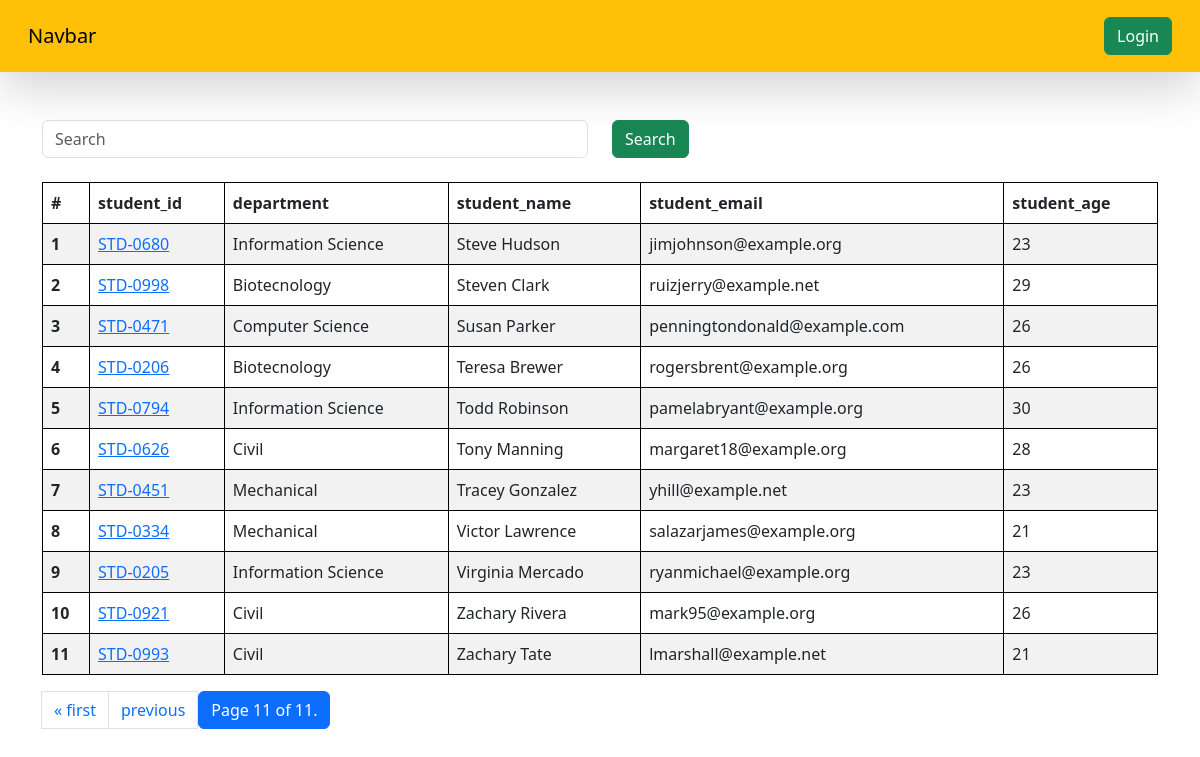
/students/?page=11, run on the app's committed database.
### vege/models.py (models this page shows, shortened)
class Student(models.Model):
    department = models.ForeignKey(Department ,related_name="depart",on_delete=models.CASCADE)
    student_id = models.OneToOneField(StudentID,related_name="studentid",on_delete=models.CASCADE)
    student_name = models.CharField(max_length=100)
    student_email = models.EmailField(unique=True)
    student_age =models.IntegerField(default=18)
    student_address = models.TextField()
    class Meta:
        ordering = ['student_name']
        verbose_name = 'student'

class StudentID(models.Model):
    student_id = models.CharField(max_length=100)
    def __str__(self) -> str:
        return self.student_id

class Department(models.Model):
    department = models.CharField(max_length=100)
    class Meta:
        ordering = ['department']

### vege/views.py (the view, shortened to what this page needs)
# urls.py: path('students/',get_students,name='get_students'),
def get_students(request):
    queryset = Student.objects.all()
    ranks = Student.objects.annotate(marks= Sum('studentmarks__marks')).order_by('-marks','-student_age')
    for rank in ranks:
        print(rank.marks)
    paginator = Paginator(queryset, 12)  # Show 25 contacts per page.
    page_number = request.GET.get("page",1)
    page_obj = paginator.get_page(page_number)
    print(page_obj)
    return render(request,'report/students.html',{'queryset':page_obj})

### vege/templates/report/students.html (shortened to what this page needs)
{% extends "base.html" %}
{% block content %}
<div class="container mt-5">
    <form class="mb-4">
      <div class="row">
        <div class="col-md-6">
          <input name="search" placeholder="Search" class="form-control">
        </div>
        <div class="col-md-6">
          <button class="btn btn-success">Search</button>
        </div>
      </div>
    </form>
    <table class="table table-striped">
        <thead>
          <tr>
            <th scope="col">#</th>
            <th scope="col">student_id</th>
            <th scope="col">department</th>
            <th scope="col">student_name</th>
            <th scope="col">student_email</th>
            <th scope="col">student_age</th>
          </tr>
        </thead>
        <tbody>
            {% for student in queryset %}
          <tr>
            <th scope="row">{{forloop.counter}}</th>
            <td><a href="{% url 'see_marks' student.student_id %}">{{student.student_id}}</a>
                  </td>
            <td>{{student.department.department}}</td>
            <td>{{student.student_name}}</td>
            <td>{{student.student_email}}</td>
            <td>{{student.student_age}}</td>
          </tr>
          {% endfor %}
        </tbody>
      </table>
      <div class="pagination">
            {% if queryset.has_previous %}
            <li class="page-item"><a class="page-link" href="?page=1">&laquo; first</a></li>
            <li class="page-item"><a class="page-link" href="?page={{ queryset.previous_page_number }}">previous</a></li>
              {% endif %}
          <button class="btn btn-primary">
            <span class="current">
                Page {{ queryset.number }} of {{ queryset.paginator.num_pages }}.
            </span>
          </button>
    </div>
</div>
{% endblock %}

### firstapp/templates/base.html (style rules this page uses)
table, th, td { border:1px solid black; }

### data on the page
Student: student_id "STD-0680", department.department "Information Science", student_name "Steve Hudson", student_email "jimjohnson@example.org", student_age "23"
Student: student_id "STD-0998", department.department "Biotecnology", student_name "Steven Clark", student_email "ruizjerry@example.net", student_age "29"
Student: student_id "STD-0471", department.department "Computer Science", student_name "Susan Parker", student_email "penningtondonald@example.com", student_age "26"
Student: student_id "STD-0206", department.department "Biotecnology", student_name "Teresa Brewer", student_email "rogersbrent@example.org", student_age "26"
Student: student_id "STD-0794", department.department "Information Science", student_name "Todd Robinson", student_email "pamelabryant@example.org", student_age "30"
Student: student_id "STD-0626", department.department "Civil", student_name "Tony Manning", student_email "margaret18@example.org", student_age "28"
Student: student_id "STD-0451", department.department "Mechanical", student_name "Tracey Gonzalez", student_email "yhill@example.net", student_age "23"
Student: student_id "STD-0334", department.department "Mechanical", student_name "Victor Lawrence", student_email "salazarjames@example.org", student_age "21"
Student: student_id "STD-0205", department.department "Information Science", student_name "Virginia Mercado", student_email "ryanmichael@example.org", student_age "23"
Student: student_id "STD-0921", department.department "Civil", student_name "Zachary Rivera", student_email "mark95@example.org", student_age "26"
Student: student_id "STD-0993", department.department "Civil", student_name "Zachary Tate", student_email "lmarshall@example.net", student_age "21"

### other printed values
{{ queryset.number }} "11"
{{ queryset.paginator.num_pages }} "11"
